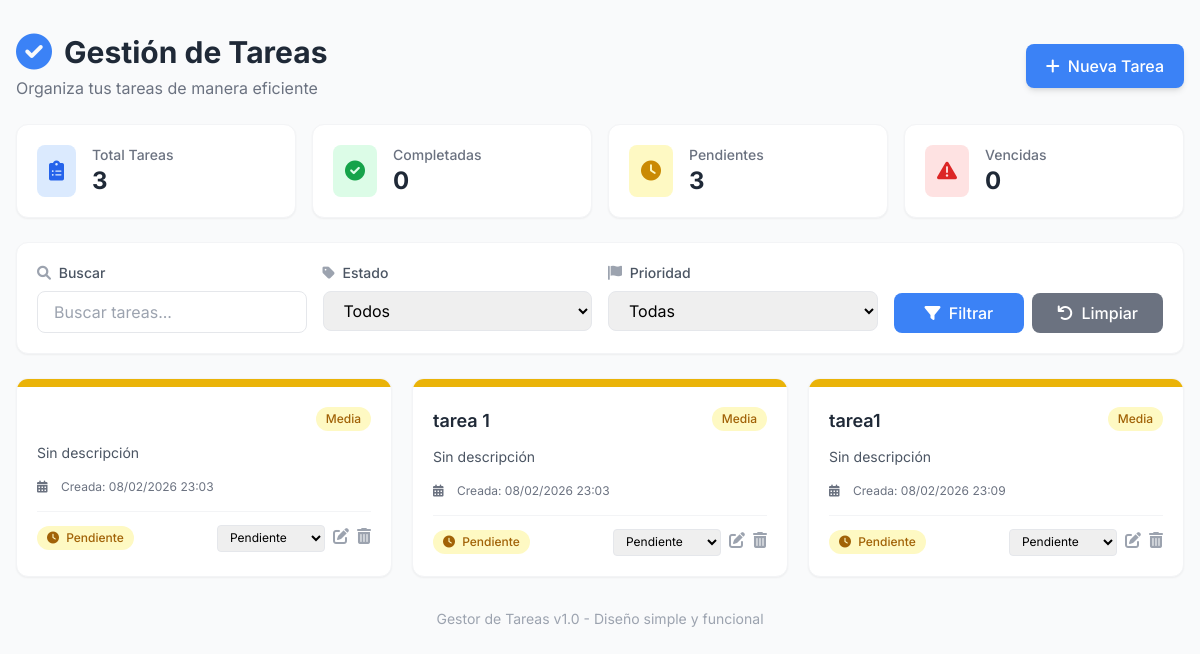
Page /tareas/ on the committed database.
### tareas/models.py (models this page shows, shortened)
class Tarea(models.Model):
    PRIORIDADES = [
        ('alta', 'Alta'),
        ('media', 'Media'),
        ('baja', 'Baja'),
    ]
    ESTADOS = [
        ('pendiente', 'Pendiente'),
        ('en_progreso', 'En Progreso'),
        ('completada', 'Completada'),
        ('cancelada', 'Cancelada'),
    ]
    titulo = models.CharField(max_length=200)
    descripcion = models.TextField(blank=True, null=True)
    fecha_creacion = models.DateTimeField(default=timezone.now)
    fecha_vencimiento = models.DateTimeField(null=True, blank=True)
    fecha_completada = models.DateTimeField(null=True, blank=True)
    prioridad = models.CharField(max_length=10, choices=PRIORIDADES, default='media')
    estado = models.CharField(max_length=15, choices=ESTADOS, default='pendiente')
    class Meta:
        ordering = ['-prioridad', 'fecha_vencimiento']

### tareas/views.py (the view)
# urls.py: path('', views.lista_tareas, name='lista_tareas'),
def lista_tareas(request):
    filtro_estado = request.GET.get('estado', '')
    filtro_prioridad = request.GET.get('prioridad', '')
    busqueda = request.GET.get('busqueda', '')
    tareas = Tarea.objects.all()
    if filtro_estado:
        tareas = tareas.filter(estado=filtro_estado)
    if filtro_prioridad:
        tareas = tareas.filter(prioridad=filtro_prioridad)
    if busqueda:
        tareas = tareas.filter(
            Q(titulo__icontains=busqueda) |
            Q(descripcion__icontains=busqueda)
        )
    total_tareas = tareas.count()
    completadas = tareas.filter(estado='completada').count()
    pendientes = tareas.filter(estado='pendiente').count()
    vencidas = tareas.filter(
        fecha_vencimiento__lt=timezone.now(),
        estado__in=['pendiente', 'en_progreso']
    ).count()
    context = {
        'tareas': tareas,
        'total_tareas': total_tareas,
        'completadas': completadas,
        'pendientes': pendientes,
        'vencidas': vencidas,
        'filtro_estado': filtro_estado,
        'filtro_prioridad': filtro_prioridad,
        'busqueda': busqueda,
    }
    return render(request, 'tareas/lista_tareas.html', context)

### tareas/templates/tareas/lista_tareas.html (shortened to what this page needs)
<!DOCTYPE html>
<html lang="es">
<head>
    <script src="https://cdn.tailwindcss.com"></script>
    <link rel="stylesheet" href="https://cdnjs.cloudflare.com/ajax/libs/font-awesome/6.0.0/css/all.min.css">
</head>
<body class="bg-gray-50">
    <div class="container mx-auto px-4 py-8 max-w-7xl">
        <div class="mb-8">
            <div class="flex items-center justify-between mb-6">
                <div>
                    <h1 class="text-3xl font-bold text-gray-800 flex items-center">
                        <i class="fas fa-check-circle text-blue-500 mr-3 text-4xl"></i>
                        Gestión de Tareas
                    </h1>
                    <p class="text-gray-500 mt-1">Organiza tus tareas de manera eficiente</p>
                </div>
                <a href="{% url 'crear_tarea' %}" class="bg-blue-500 hover:bg-blue-600 text-white font-medium py-2.5 px-5 rounded-lg transition duration-200 ease-in-out transform hover:scale-105 flex items-center shadow-md">
                    <i class="fas fa-plus mr-2"></i>
                    Nueva Tarea
                </a>
            </div>
            <div class="grid grid-cols-1 sm:grid-cols-2 lg:grid-cols-4 gap-4 mb-6">
                <div class="bg-white rounded-xl shadow-sm p-5 border border-gray-100 hover:shadow-md transition">
                    <div class="flex items-center">
                        <div class="bg-blue-100 rounded-lg p-3 mr-4">
                            <i class="fas fa-clipboard-list text-blue-600 text-xl"></i>
                        </div>
                        <div>
                            <p class="text-gray-500 text-sm font-medium">Total Tareas</p>
                            <p class="text-2xl font-bold text-gray-800">{{ total_tareas }}</p>
                        </div>
                    </div>
                </div>
                <div class="bg-white rounded-xl shadow-sm p-5 border border-gray-100 hover:shadow-md transition">
                    <div class="flex items-center">
                        <div class="bg-green-100 rounded-lg p-3 mr-4">
                            <i class="fas fa-check-circle text-green-600 text-xl"></i>
                        </div>
                        <div>
                            <p class="text-gray-500 text-sm font-medium">Completadas</p>
                            <p class="text-2xl font-bold text-gray-800">{{ completadas }}</p>
                        </div>
                    </div>
                </div>
                <div class="bg-white rounded-xl shadow-sm p-5 border border-gray-100 hover:shadow-md transition">
                    <div class="flex items-center">
                        <div class="bg-yellow-100 rounded-lg p-3 mr-4">
                            <i class="fas fa-clock text-yellow-600 text-xl"></i>
                        </div>
                        <div>
                            <p class="text-gray-500 text-sm font-medium">Pendientes</p>
                            <p class="text-2xl font-bold text-gray-800">{{ pendientes }}</p>
                        </div>
                    </div>
                </div>
                <div class="bg-white rounded-xl shadow-sm p-5 border border-gray-100 hover:shadow-md transition">
                    <div class="flex items-center">
                        <div class="bg-red-100 rounded-lg p-3 mr-4">
                            <i class="fas fa-exclamation-triangle text-red-600 text-xl"></i>
                        </div>
                        <div>
                            <p class="text-gray-500 text-sm font-medium">Vencidas</p>
                            <p class="text-2xl font-bold text-gray-800">{{ vencidas }}</p>
                        </div>
                    </div>
                </div>
            </div>
            <div class="bg-white rounded-xl shadow-sm p-5 border border-gray-100 mb-6">
                <form method="GET" class="grid grid-cols-1 md:grid-cols-4 gap-4">
                    <div>
                        <label class="block text-gray-600 text-sm font-medium mb-2">
                            <i class="fas fa-search mr-1 text-gray-400"></i> Buscar
                        </label>
                        <input type="text" name="busqueda" value="{{ busqueda }}"
                               class="w-full px-4 py-2 border border-gray-200 rounded-lg focus:outline-none focus:ring-2 focus:ring-blue-400 focus:border-transparent transition"
                               placeholder="Buscar tareas...">
                    </div>
                    <div>
                        <label class="block text-gray-600 text-sm font-medium mb-2">
                            <i class="fas fa-tag mr-1 text-gray-400"></i> Estado
                        </label>
                        <select name="estado" class="w-full px-4 py-2 border border-gray-200 rounded-lg focus:outline-none focus:ring-2 focus:ring-blue-400 focus:border-transparent transition">
                            <option value="">Todos</option>
                        </select>
                    </div>
                    <div>
                        <label class="block text-gray-600 text-sm font-medium mb-2">
                            <i class="fas fa-flag mr-1 text-gray-400"></i> Prioridad
                        </label>
                        <select name="prioridad" class="w-full px-4 py-2 border border-gray-200 rounded-lg focus:outline-none focus:ring-2 focus:ring-blue-400 focus:border-transparent transition">
                            <option value="">Todas</option>
                        </select>
                    </div>
                    <div class="flex items-end space-x-2">
                        <button type="submit" class="flex-1 bg-blue-500 hover:bg-blue-600 text-white font-medium py-2 px-4 rounded-lg transition duration-200">
                            <i class="fas fa-filter mr-1"></i> Filtrar
                        </button>
                        <a href="{% url 'lista_tareas' %}" class="flex-1 bg-gray-500 hover:bg-gray-600 text-white font-medium py-2 px-4 rounded-lg transition duration-200 text-center">
                            <i class="fas fa-undo mr-1"></i> Limpiar
                        </a>
                    </div>
                </form>
            </div>
            <div class="grid grid-cols-1 md:grid-cols-2 lg:grid-cols-3 gap-5">
                {% for tarea in tareas %}
                <div class="bg-white rounded-xl shadow-sm border border-gray-100 hover:shadow-md transition duration-200 overflow-hidden">
                    <div class="h-2 {% if tarea.prioridad == 'alta' %}bg-red-500{% elif tarea.prioridad == 'media' %}bg-yellow-500{% else %}bg-green-500{% endif %}"></div>
                    <div class="p-5">
                        <div class="flex items-start justify-between mb-3">
                            <h3 class="text-lg font-semibold text-gray-800 {% if tarea.estado == 'completada' %}line-through text-gray-500{% endif %}">
                                {{ tarea.titulo }}
                            </h3>
                            <span class="px-2.5 py-1 text-xs font-medium rounded-full
                                {% if tarea.prioridad == 'alta' %}bg-red-100 text-red-700
                                {% elif tarea.prioridad == 'media' %}bg-yellow-100 text-yellow-700
                                {% else %}bg-green-100 text-green-700{% endif %}">
                                {{ tarea.get_prioridad_display }}
                            </span>
                        </div>
                        <p class="text-gray-600 text-sm mb-4 line-clamp-2">
                            {{ tarea.descripcion|default:"Sin descripción" }}
                        </p>
                        <div class="space-y-2 mb-4">
                            <div class="flex items-center text-xs text-gray-500">
                                <i class="fas fa-calendar-alt mr-2 w-4"></i>
                                <span>Creada: {{ tarea.fecha_creacion|date:"d/m/Y H:i" }}</span>
                            </div>
                        </div>
                        <div class="flex items-center justify-between pt-3 border-t border-gray-100">
                            <span class="px-2.5 py-1 text-xs font-medium rounded-full
                                {% if tarea.estado == 'pendiente' %}bg-yellow-100 text-yellow-700
                                {% elif tarea.estado == 'en_progreso' %}bg-blue-100 text-blue-700
                                {% elif tarea.estado == 'completada' %}bg-green-100 text-green-700
                                {% else %}bg-gray-100 text-gray-700{% endif %}">
                                <i class="fas
                                    {% if tarea.estado == 'pendiente' %}fa-clock
                                    {% elif tarea.estado == 'en_progreso' %}fa-spinner
                                    {% elif tarea.estado == 'completada' %}fa-check-circle
                                    {% else %}fa-ban{% endif %} mr-1">
                                </i>
                                {{ tarea.get_estado_display }}
                            </span>
                            <div class="flex space-x-2">
                                <form method="POST" action="{% url 'cambiar_estado' tarea.id %}" class="inline">
                                    <select name="estado" onchange="this.form.submit()" class="text-xs border border-gray-200 rounded px-2 py-1 focus:outline-none focus:ring-1 focus:ring-blue-400">
                                        <option value="pendiente" {% if tarea.estado == 'pendiente' %}selected{% endif %}>Pendiente</option>
                                    </select>
                                </form>
                                <a href="{% url 'editar_tarea' tarea.id %}" class="text-gray-400 hover:text-blue-500 transition" title="Editar">
                                    <i class="fas fa-edit"></i>
                                </a>
                                <a href="{% url 'eliminar_tarea' tarea.id %}" class="text-gray-400 hover:text-red-500 transition" title="Eliminar">
                                    <i class="fas fa-trash-alt"></i>
                                </a>
                            </div>
                        </div>
                    </div>
                </div>
                {% endfor %}
            </div>
            <div class="mt-8 text-center text-gray-400 text-sm">
                <p>Gestor de Tareas v1.0 - Diseño simple y funcional</p>
            </div>
        </div>
    </div>
</body>
</html>

### tareas/templates/tareas/lista_tareas.html (style rules this page uses)
body { font-family: 'Inter', sans-serif; }

### rows in the picture
Tarea: prioridad "Media", descripcion "Sin descripción", fecha_creacion "08/02/2026 23:03", estado "Pendiente"
Tarea: titulo "tarea 1", prioridad "Media", descripcion "Sin descripción", fecha_creacion "08/02/2026 23:03", estado "Pendiente"
Tarea: titulo "tarea1", prioridad "Media", descripcion "Sin descripción", fecha_creacion "08/02/2026 23:09", estado "Pendiente"

### other values in the picture
{{ total_tareas }} "3"
{{ completadas }} "0"
{{ pendientes }} "3"
{{ vencidas }} "0"
